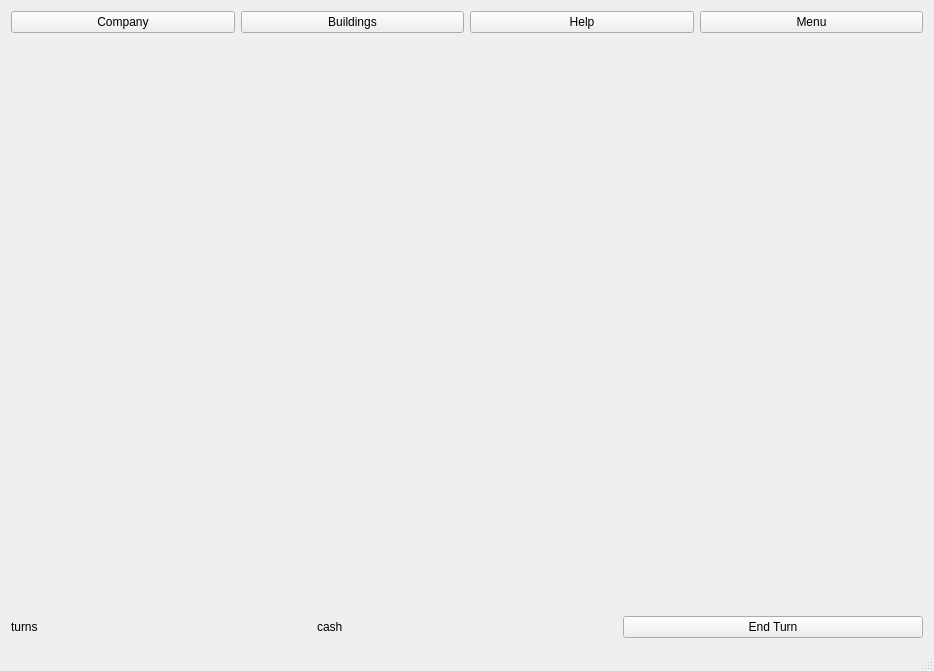
<?xml version="1.0" encoding="UTF-8"?>
<ui version="4.0">
 <class>MainWindow</class>
 <widget class="QMainWindow" name="MainWindow">
  <property name="geometry">
   <rect>
    <x>0</x>
    <y>0</y>
    <width>934</width>
    <height>671</height>
   </rect>
  </property>
  <property name="windowTitle">
   <string>Building Value Simulator</string>
  </property>
  <property name="windowIcon">
   <iconset resource="resource.qrc">
    <normaloff>:/icons/Images/MainIcon.png</normaloff>:/icons/Images/MainIcon.png</iconset>
  </property>
  <widget class="QWidget" name="centralWidget">
   <layout class="QVBoxLayout" name="verticalLayout">
    <item>
     <layout class="QHBoxLayout" name="horizontalLayout">
      <item>
       <widget class="QPushButton" name="companyPushButton">
        <property name="text">
         <string>Company</string>
        </property>
       </widget>
      </item>
      <item>
       <widget class="QPushButton" name="buildingListPushButton">
        <property name="text">
         <string>Buildings</string>
        </property>
       </widget>
      </item>
      <item>
       <widget class="QPushButton" name="helpPushButton">
        <property name="text">
         <string>Help</string>
        </property>
       </widget>
      </item>
      <item>
       <widget class="QPushButton" name="menuPushButton">
        <property name="text">
         <string>Menu</string>
        </property>
       </widget>
      </item>
     </layout>
    </item>
    <item>
     <layout class="QHBoxLayout" name="mainLayout">
      <item>
       <widget class="MainUI" name="userInterface" native="true"/>
      </item>
      <item>
       <widget class="BuildingInfoWidget" name="buildingInfoWidget" native="true"/>
      </item>
     </layout>
    </item>
    <item>
     <layout class="QHBoxLayout" name="bottomLayout">
      <item>
       <widget class="QLabel" name="label_Turns">
        <property name="text">
         <string>turns</string>
        </property>
       </widget>
      </item>
      <item>
       <widget class="QLabel" name="label_CompanyCash">
        <property name="text">
         <string>cash</string>
        </property>
       </widget>
      </item>
      <item>
       <widget class="QPushButton" name="endTurnPushButton">
        <property name="text">
         <string>End Turn</string>
        </property>
       </widget>
      </item>
     </layout>
    </item>
   </layout>
  </widget>
  <widget class="QStatusBar" name="statusBar"/>
  <action name="action_Open">
   <property name="text">
    <string>&amp;Open</string>
   </property>
  </action>
  <action name="action_Save">
   <property name="text">
    <string>&amp;Save</string>
   </property>
  </action>
  <action name="action_SaveAndExit">
   <property name="text">
    <string>Save and &amp;Exit</string>
   </property>
  </action>
  <action name="action_Load">
   <property name="text">
    <string>&amp;Load</string>
   </property>
  </action>
  <action name="actionExit_without_Save">
   <property name="text">
    <string>Exit without Save</string>
   </property>
  </action>
  <action name="action_New">
   <property name="text">
    <string>&amp;New</string>
   </property>
  </action>
 </widget>
 <layoutdefault spacing="6" margin="11"/>
 <customwidgets>
  <customwidget>
   <class>MainUI</class>
   <extends>QWidget</extends>
   <header>mainui.h</header>
   <container>1</container>
  </customwidget>
  <customwidget>
   <class>BuildingInfoWidget</class>
   <extends>QWidget</extends>
   <header>buildinginfowidget.h</header>
   <container>1</container>
  </customwidget>
 </customwidgets>
 <resources>
  <include location="resource.qrc"/>
 </resources>
 <connections/>
</ui>
